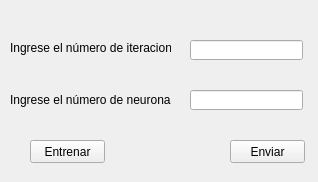
<?xml version="1.0" encoding="UTF-8"?>
<ui version="4.0">
 <class>MainWindow</class>
 <widget class="QMainWindow" name="MainWindow">
  <property name="geometry">
   <rect>
    <x>0</x>
    <y>0</y>
    <width>318</width>
    <height>182</height>
   </rect>
  </property>
  <property name="windowTitle">
   <string>Red Neuronal</string>
  </property>
  <property name="windowIcon">
   <iconset>
    <normaloff>images/logo.png</normaloff>images/logo.png</iconset>
  </property>
  <widget class="QWidget" name="centralwidget">
   <widget class="QLineEdit" name="lblniter">
    <property name="geometry">
     <rect>
      <x>190</x>
      <y>40</y>
      <width>113</width>
      <height>20</height>
     </rect>
    </property>
   </widget>
   <widget class="QLineEdit" name="lblnneuro">
    <property name="geometry">
     <rect>
      <x>190</x>
      <y>90</y>
      <width>113</width>
      <height>20</height>
     </rect>
    </property>
   </widget>
   <widget class="QLabel" name="label">
    <property name="geometry">
     <rect>
      <x>10</x>
      <y>40</y>
      <width>161</width>
      <height>16</height>
     </rect>
    </property>
    <property name="text">
     <string>Ingrese el número de iteraciones:</string>
    </property>
   </widget>
   <widget class="QLabel" name="label_2">
    <property name="geometry">
     <rect>
      <x>10</x>
      <y>90</y>
      <width>161</width>
      <height>20</height>
     </rect>
    </property>
    <property name="text">
     <string>Ingrese el número de neuronas:</string>
    </property>
   </widget>
   <widget class="QPushButton" name="btnenviar">
    <property name="geometry">
     <rect>
      <x>230</x>
      <y>140</y>
      <width>75</width>
      <height>23</height>
     </rect>
    </property>
    <property name="text">
     <string>Enviar</string>
    </property>
   </widget>
   <widget class="QPushButton" name="btnentrenar">
    <property name="geometry">
     <rect>
      <x>30</x>
      <y>140</y>
      <width>75</width>
      <height>23</height>
     </rect>
    </property>
    <property name="text">
     <string>Entrenar</string>
    </property>
   </widget>
  </widget>
 </widget>
 <resources/>
 <connections/>
</ui>
